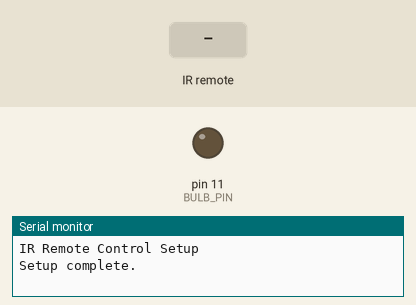
Recording of a sketch running on a simulated Arduino Uno, built with avr-gcc and run on an emulated ATmega328P. Parts: output pins drawn as LEDs (lit = HIGH), the last lines printed to the serial monitor. The test bench sets the inputs (shaded band).

Above: at 1.2 s.
1.3 s: infrared code 0xFD00FF received
At 2.0 s:
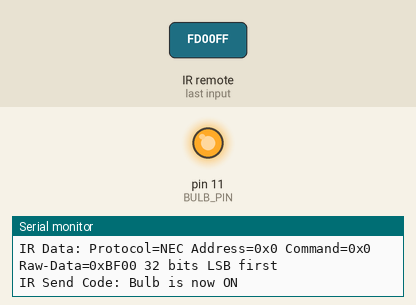
2.8 s: infrared code 0xFF00BF00 received
At 3.1 s:
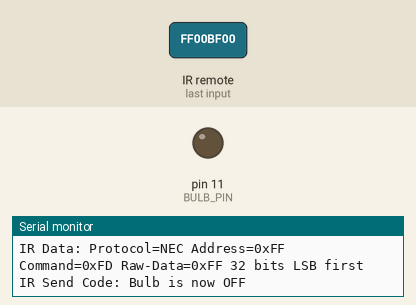
Timing chart, 0 to 5.8 s (numbered marks = the images above; inputs shaded):
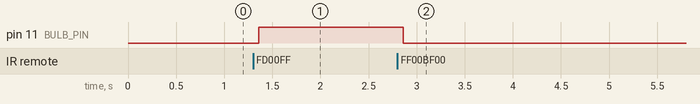

Measured:
- after the input at 1.3 s, pin 11 (BULB_PIN): LOW → HIGH after 0.06 s
- after the input at 2.8 s, pin 11 (BULB_PIN): HIGH → LOW after 0.06 s

The sketch:

ir_remote_control.ino
```cpp
#include <IRremote.hpp>

// Define pins
#define IR_RECEIVE_PIN 6  // IR sensor connected to pin 6
#define BULB_PIN 11       // Bulb connected to pin 11


// Global variable to store the bulb state
bool bulbOn = false;

void setup() {
  Serial.begin(9600);
  Serial.println("IR Remote Control Setup");
  IrReceiver.begin(IR_RECEIVE_PIN, ENABLE_LED_FEEDBACK);
  pinMode(BULB_PIN, OUTPUT);
  digitalWrite(BULB_PIN, LOW);
  Serial.println("Setup complete.");
}

void loop() {
  if (IrReceiver.decode()) {
    Serial.print("Received IR code: ");
    Serial.println(IrReceiver.decodedIRData.decodedRawData, HEX);
    Serial.print("IR Data: ");
    IrReceiver.printIRResultShort(&Serial);
    Serial.print("IR Send Code: ");
    IrReceiver.printIRSendUsage(&Serial);

    // Check for specific IR commands
    switch (IrReceiver.decodedIRData.decodedRawData) {
      case 0xFD00FF: // Power (Assuming this is your power button code)
        bulbOn = !bulbOn;
        digitalWrite(BULB_PIN, bulbOn ? HIGH : LOW);
        Serial.print("Bulb is now ");
        Serial.println(bulbOn ? "ON" : "OFF");
        break;
      case 0xFF00BF00: // Power button code (NEC protocol, Address: 0xBF00, Command: 0x00)
        bulbOn = !bulbOn; // Toggle the bulb state
        digitalWrite(BULB_PIN, bulbOn ? HIGH : LOW); // Turn on/off the bulb
        Serial.print("Bulb is now ");
        Serial.println(bulbOn ? "ON" : "OFF"); // Print the bulb state
        break;
      // Add more cases for other remote commands if needed
    }

    IrReceiver.resume();
  }
}
```
